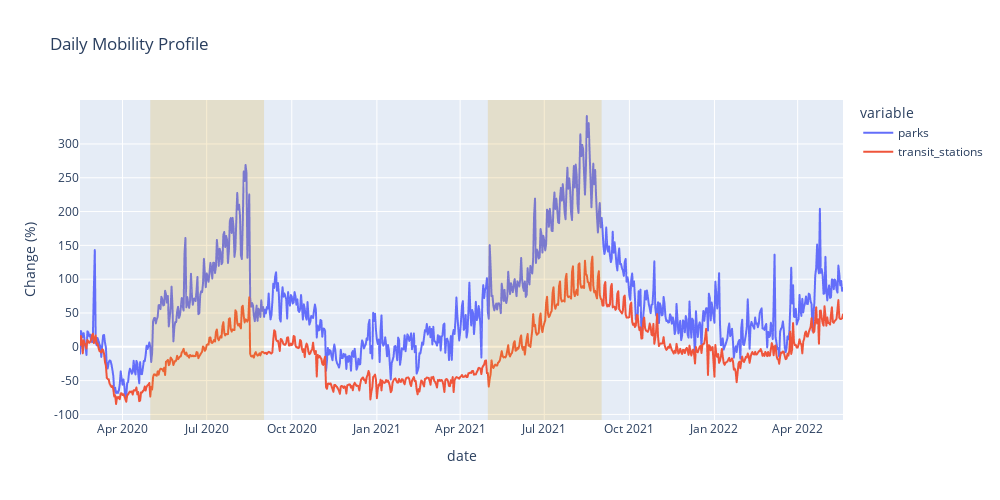

This figure's notebook cell:
### Code cell
tickvals = list(range(-100, 350, 50))

fig = px.line(
    data_frame=google,
    x="date",
    y=skewed_cols,
    width=PLOT_WIDTH,
    height=PLOT_HEIGHT,
    title="Daily Mobility Profile ",
    labels=dict(value="Change (%)"),
)
for year in [2020, 2021]:
    fig.add_vrect(
        x0=datetime.datetime(year, 5, 1),
        x1=datetime.datetime(year, 9, 1),
        fillcolor="goldenrod",
        opacity=0.2,
        line_width=0,
    )

fig.update_layout(
    font_size=TITLE_FONT_SIZE,
    xaxis=dict(rangeselector_font_size=AXIS_FONT_SIZE),
    yaxis=dict(
        tickmode="array", tickvals=tickvals, ticktext=tickvals, tickfont_size=AXIS_FONT_SIZE
    ),
)
fig.for_each_annotation(
    lambda a: a.update(
        text=f'{helper.TITLES[google.columns.get_loc(a.text.split("=")[-1]) - 1]}'
    )
)
fig.show()
fig.write_image("../plots/Skewed Features (Line)(Google).png")

### Figure 1 — Plotly figure (JSON) as saved in the notebook; plotly's stock layout.template omitted (floating-point values rounded to 4 significant figures; data arrays with more than 128 entries replaced by an {"elided": "..."} marker saying what was removed)
{"data": [{"hovertemplate": "variable=parks<br>date=%{x}<br>Change (%)=%{y}<extra></extra>", "legendgroup": "parks", "line": {"color": "#636efa", "dash": "solid"}, "marker": {"symbol": "circle"}, "mode": "lines", "name": "parks", "showlegend": true, "type": "scattergl", "x": {"elided": "826 str values"}, "xaxis": "x", "y": {"elided": "826 float values"}, "yaxis": "y"}, {"hovertemplate": "variable=transit_stations<br>date=%{x}<br>Change (%)=%{y}<extra></extra>", "legendgroup": "transit_stations", "line": {"color": "#EF553B", "dash": "solid"}, "marker": {"symbol": "circle"}, "mode": "lines", "name": "transit_stations", "showlegend": true, "type": "scattergl", "x": {"elided": "826 str values"}, "xaxis": "x", "y": {"elided": "826 float values"}, "yaxis": "y"}], "layout": {"font": {"size": 12}, "height": 500, "legend": {"title": {"text": "variable"}, "tracegroupgap": 0}, "shapes": [{"fillcolor": "goldenrod", "line": {"width": 0}, "opacity": 0.2, "type": "rect", "x0": "2020-05-01T00:00:00", "x1": "2020-09-01T00:00:00", "xref": "x", "y0": 0, "y1": 1, "yref": "y domain"}, {"fillcolor": "goldenrod", "line": {"width": 0}, "opacity": 0.2, "type": "rect", "x0": "2021-05-01T00:00:00", "x1": "2021-09-01T00:00:00", "xref": "x", "y0": 0, "y1": 1, "yref": "y domain"}], "title": {"text": "Daily Mobility Profile "}, "width": 1000, "xaxis": {"anchor": "y", "domain": [0, 1], "rangeselector": {"font": {"size": 12}}, "title": {"text": "date"}}, "yaxis": {"anchor": "x", "domain": [0, 1], "tickfont": {"size": 12}, "tickmode": "array", "ticktext": [-100, -50, 0, 50, 100, 150, 200, 250, 300], "tickvals": [-100, -50, 0, 50, 100, 150, 200, 250, 300], "title": {"text": "Change (%)"}}}}
